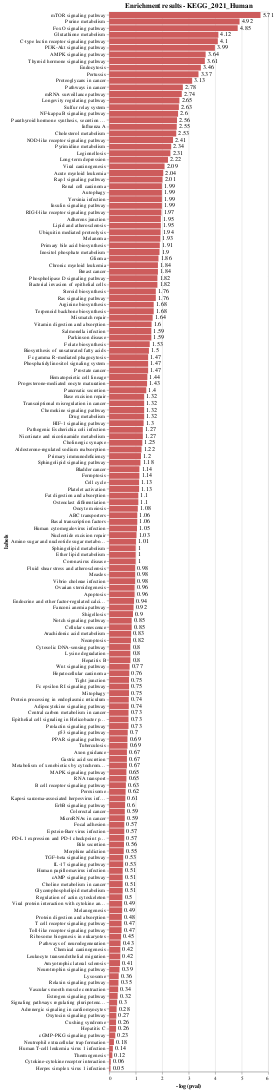

Notebook code for this chart:
### Code cell
chart_none = EnrichR.plot_enrichment(genes_none, height=2000)
chart_none.save(fp='chart_none.html')
chart_none

### Figure 1 — Vega-Lite specification as saved in the notebook (floating-point values rounded to 4 significant figures; data arrays with more than 128 entries replaced by an {"elided": "..."} marker saying what was removed)
{"config": {"view": {"continuousWidth": 400, "continuousHeight": 300}}, "layer": [{"mark": {"type": "bar", "color": "indianred"}, "encoding": {"x": {"field": "-log(pval)", "type": "quantitative"}, "y": {"field": "labels", "sort": "-x", "type": "nominal"}}}, {"mark": {"type": "text", "align": "left", "baseline": "middle", "dx": 4}, "encoding": {"text": {"field": "-log(pval)", "type": "quantitative"}, "x": {"field": "-log(pval)", "type": "quantitative"}, "y": {"field": "labels", "sort": "-x", "type": "nominal"}}, "title": "Enrichment results - KEGG_2021_Human"}], "data": {"name": "data-5fea699e46b9bdfe74eef3a28955e789"}, "height": 2000, "width": 300, "$schema": "https://vega.github.io/schema/vega-lite/v4.17.0.json", "datasets": {"data-5fea699e46b9bdfe74eef3a28955e789": {"elided": "161 records"}}}
